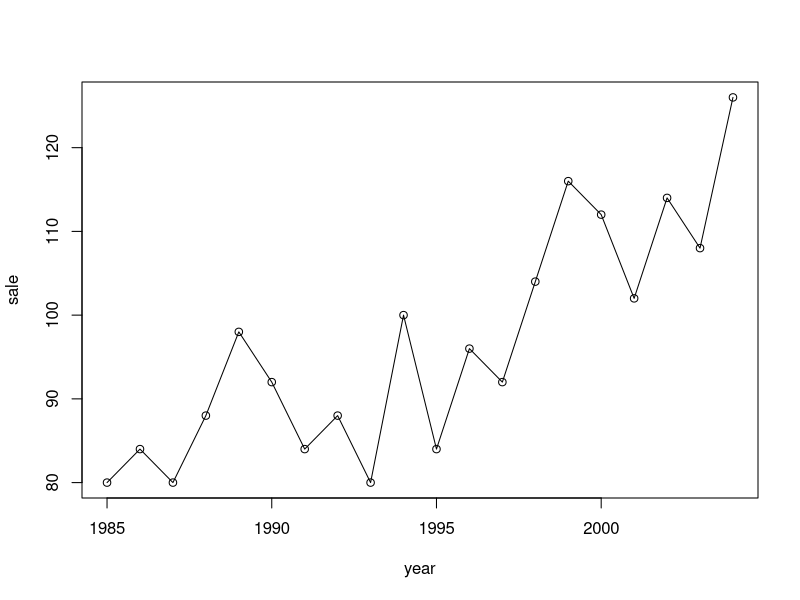

Source code (R):
#Page no. 2.31
rm(list=ls(all=T))
year<-1985:2004
sale<-c(80,84,80,88,98,92,84,88,80,100,84,96,92,104,116,112,102,114,108,126)
mov_tot_3y<-filter(sale,rep(1,3))
mov_avg_3y<-round(filter(sale,rep(1/3,3)),digits=2)
comp<-data.frame(year,sale,mov_tot_3y,mov_avg_3y)
comp
graphics.off()
plot(year,sale,type="o")
